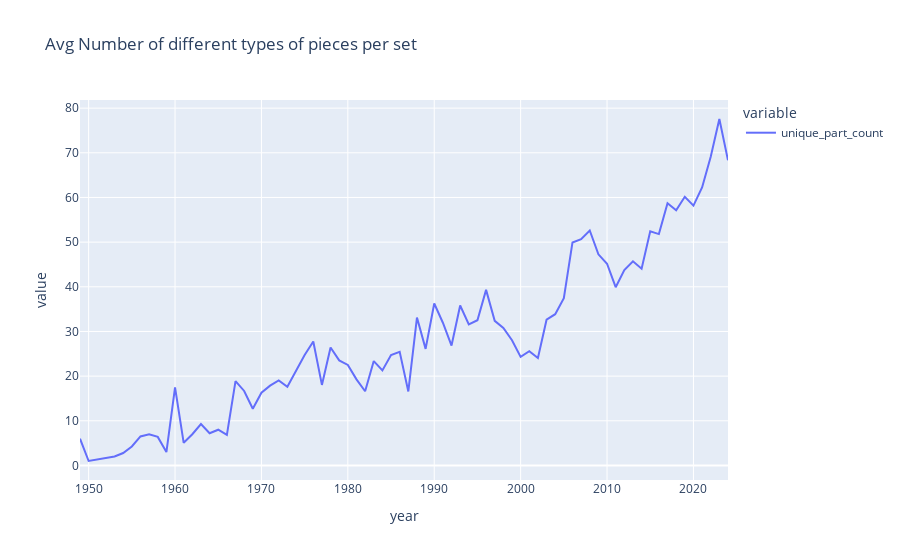

Notebook cell for this chart:
### Code cell
avg_diff_pieces_series.plot(title = 'Avg Number of different types of pieces per set')

### Figure 1 — Plotly figure (JSON) as saved in the notebook; plotly's stock layout.template omitted (floating-point values rounded to 4 significant figures)
{"data": [{"hovertemplate": "variable=unique_part_count<br>year=%{x}<br>value=%{y}<extra></extra>", "legendgroup": "unique_part_count", "line": {"color": "#636efa", "dash": "solid"}, "marker": {"symbol": "circle"}, "mode": "lines", "name": "unique_part_count", "orientation": "v", "showlegend": true, "type": "scatter", "x": [1949, 1950, 1953, 1954, 1955, 1956, 1957, 1958, 1959, 1960, 1961, 1962, 1963, 1964, 1965, 1966, 1967, 1968, 1969, 1970, 1971, 1972, 1973, 1974, 1975, 1976, 1977, 1978, 1979, 1980, 1981, 1982, 1983, 1984, 1985, 1986, 1987, 1988, 1989, 1990, 1991, 1992, 1993, 1994, 1995, 1996, 1997, 1998, 1999, 2000, 2001, 2002, 2003, 2004, 2005, 2006, 2007, 2008, 2009, 2010, 2011, 2012, 2013, 2014, 2015, 2016, 2017, 2018, 2019, 2020, 2021, 2022, 2023, 2024], "xaxis": "x", "y": [6, 1, 2, 2.786, 4.242, 6.5, 7, 6.397, 3, 17.5, 5.08, 7, 9.267, 7.219, 8, 6.829, 18.88, 16.68, 12.7, 16.28, 17.87, 19.03, 17.62, 21.11, 24.73, 27.76, 18.03, 26.41, 23.52, 22.5, 19.27, 16.62, 23.38, 21.28, 24.73, 25.44, 16.57, 33.12, 26.11, 36.26, 31.96, 26.85, 35.82, 31.59, 32.52, 39.31, 32.38, 30.81, 28.04, 24.32, 25.58, 24.05, 32.64, 33.87, 37.45, 49.93, 50.65, 52.61, 47.27, 45.16, 39.92, 43.73, 45.7, 44.05, 52.44, 51.81, 58.73, 57.15, 60.16, 58.19, 62.24, 69.14, 77.57, 68.33], "yaxis": "y"}], "layout": {"legend": {"title": {"text": "variable"}, "tracegroupgap": 0}, "title": {"text": "Avg Number of different types of pieces per set"}, "xaxis": {"anchor": "y", "domain": [0, 1], "title": {"text": "year"}}, "yaxis": {"anchor": "x", "domain": [0, 1], "title": {"text": "value"}}}}
